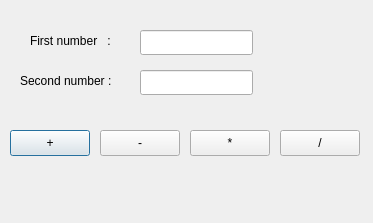
<?xml version="1.0" encoding="UTF-8"?>
<ui version="4.0">
 <class>Dialog</class>
 <widget class="QDialog" name="Dialog">
  <property name="geometry">
   <rect>
    <x>0</x>
    <y>0</y>
    <width>373</width>
    <height>223</height>
   </rect>
  </property>
  <property name="windowTitle">
   <string>Dialog</string>
  </property>
  <widget class="QLabel" name="label">
   <property name="geometry">
    <rect>
     <x>30</x>
     <y>30</y>
     <width>101</width>
     <height>21</height>
    </rect>
   </property>
   <property name="text">
    <string>First number   :</string>
   </property>
  </widget>
  <widget class="QLabel" name="label_2">
   <property name="geometry">
    <rect>
     <x>20</x>
     <y>70</y>
     <width>111</width>
     <height>21</height>
    </rect>
   </property>
   <property name="text">
    <string>Second number :</string>
   </property>
  </widget>
  <widget class="QLineEdit" name="num1">
   <property name="geometry">
    <rect>
     <x>140</x>
     <y>30</y>
     <width>113</width>
     <height>25</height>
    </rect>
   </property>
  </widget>
  <widget class="QLineEdit" name="num2">
   <property name="geometry">
    <rect>
     <x>140</x>
     <y>70</y>
     <width>113</width>
     <height>25</height>
    </rect>
   </property>
  </widget>
  <widget class="QPushButton" name="plus">
   <property name="geometry">
    <rect>
     <x>10</x>
     <y>130</y>
     <width>80</width>
     <height>26</height>
    </rect>
   </property>
   <property name="text">
    <string>+</string>
   </property>
  </widget>
  <widget class="QPushButton" name="minus">
   <property name="geometry">
    <rect>
     <x>100</x>
     <y>130</y>
     <width>80</width>
     <height>26</height>
    </rect>
   </property>
   <property name="text">
    <string>-</string>
   </property>
  </widget>
  <widget class="QPushButton" name="mul">
   <property name="geometry">
    <rect>
     <x>190</x>
     <y>130</y>
     <width>80</width>
     <height>26</height>
    </rect>
   </property>
   <property name="text">
    <string>*</string>
   </property>
  </widget>
  <widget class="QPushButton" name="div">
   <property name="geometry">
    <rect>
     <x>280</x>
     <y>130</y>
     <width>80</width>
     <height>26</height>
    </rect>
   </property>
   <property name="text">
    <string>/</string>
   </property>
  </widget>
  <widget class="QLabel" name="Result">
   <property name="geometry">
    <rect>
     <x>60</x>
     <y>190</y>
     <width>231</width>
     <height>21</height>
    </rect>
   </property>
   <property name="font">
    <font>
     <family>Sans Serif</family>
     <pointsize>12</pointsize>
    </font>
   </property>
   <property name="text">
    <string/>
   </property>
  </widget>
 </widget>
 <resources/>
 <connections/>
</ui>
